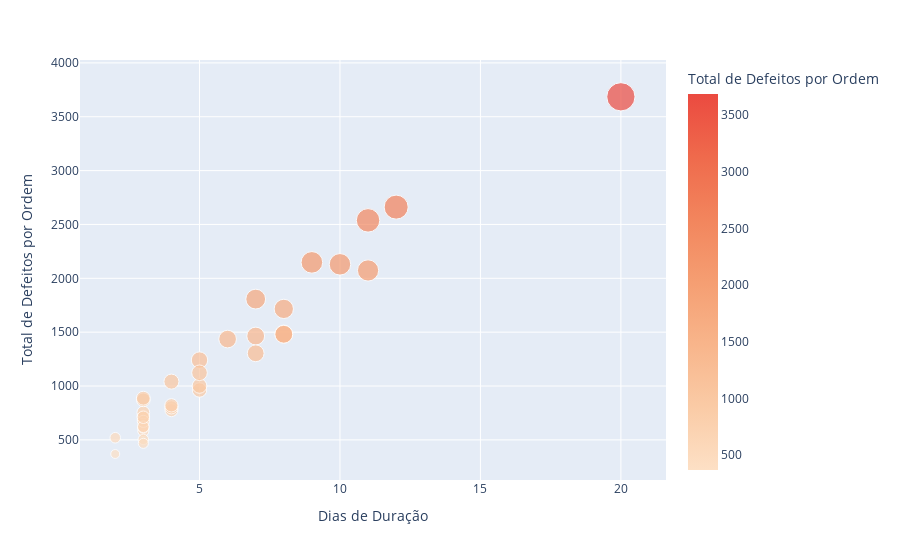

Notebook code cell kept with this figure:
### Markdown cell above
### Gerar um gráfico de dispersão (scatter) com as informações de duração e defeitos

### Code cell
px.scatter(data_frame=duracao_por_ordem, 
           x='Dias de Duração', 
           y='Total de Defeitos por Ordem', 
           color='Total de Defeitos por Ordem', 
           color_continuous_scale='peach', 
           size='Total de Defeitos por Ordem')

### Figure 1 — Plotly figure (JSON) as saved in the notebook; plotly's stock layout.template omitted (floating-point values rounded to 4 significant figures)
{"data": [{"hovertemplate": "Dias de Duração=%{x}<br>Total de Defeitos por Ordem=%{marker.color}<extra></extra>", "legendgroup": "", "marker": {"color": [2148, 584, 2661, 1041, 2130, 369, 1807, 3685, 1464, 505, 1241, 1483, 1480, 688, 718, 1304, 963, 776, 755, 616, 872, 672, 1001, 2538, 887, 2073, 1123, 1716, 622, 520, 802, 821, 468, 710, 1436], "coloraxis": "coloraxis", "size": [2148, 584, 2661, 1041, 2130, 369, 1807, 3685, 1464, 505, 1241, 1483, 1480, 688, 718, 1304, 963, 776, 755, 616, 872, 672, 1001, 2538, 887, 2073, 1123, 1716, 622, 520, 802, 821, 468, 710, 1436], "sizemode": "area", "sizeref": 9.213, "symbol": "circle"}, "mode": "markers", "name": "", "orientation": "v", "showlegend": false, "type": "scatter", "x": [9, 3, 12, 4, 10, 2, 7, 20, 7, 3, 5, 8, 8, 3, 3, 7, 5, 4, 3, 3, 3, 3, 5, 11, 3, 11, 5, 8, 3, 2, 4, 4, 3, 3, 6], "xaxis": "x", "y": [2148, 584, 2661, 1041, 2130, 369, 1807, 3685, 1464, 505, 1241, 1483, 1480, 688, 718, 1304, 963, 776, 755, 616, 872, 672, 1001, 2538, 887, 2073, 1123, 1716, 622, 520, 802, 821, 468, 710, 1436], "yaxis": "y"}], "layout": {"coloraxis": {"colorbar": {"title": {"text": "Total de Defeitos por Ordem"}}, "colorscale": [[0, "rgb(253, 224, 197)"], [0.1667, "rgb(250, 203, 166)"], [0.3333, "rgb(248, 181, 139)"], [0.5, "rgb(245, 158, 114)"], [0.6667, "rgb(242, 133, 93)"], [0.8333, "rgb(239, 106, 76)"], [1, "rgb(235, 74, 64)"]]}, "legend": {"itemsizing": "constant", "tracegroupgap": 0}, "margin": {"t": 60}, "xaxis": {"anchor": "y", "domain": [0, 1], "title": {"text": "Dias de Duração"}}, "yaxis": {"anchor": "x", "domain": [0, 1], "title": {"text": "Total de Defeitos por Ordem"}}}}
